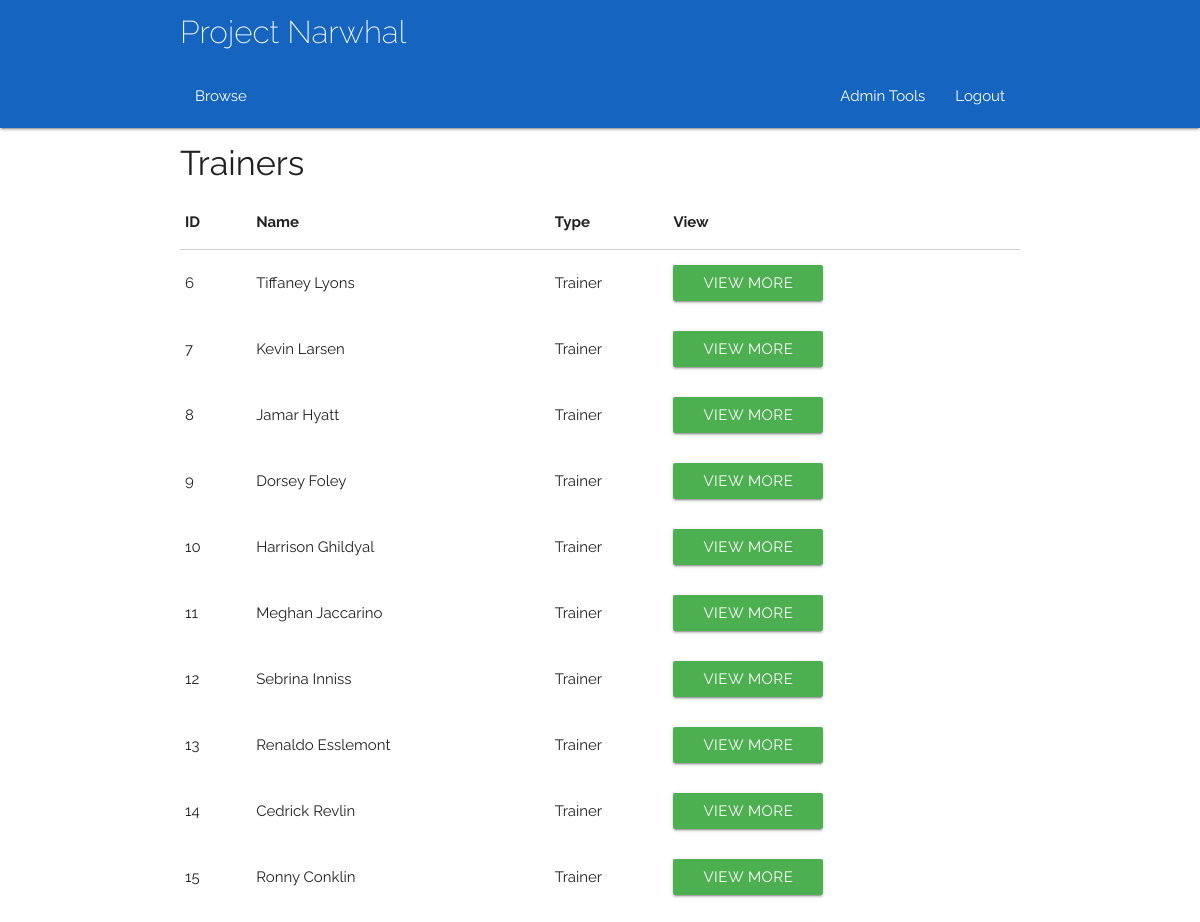
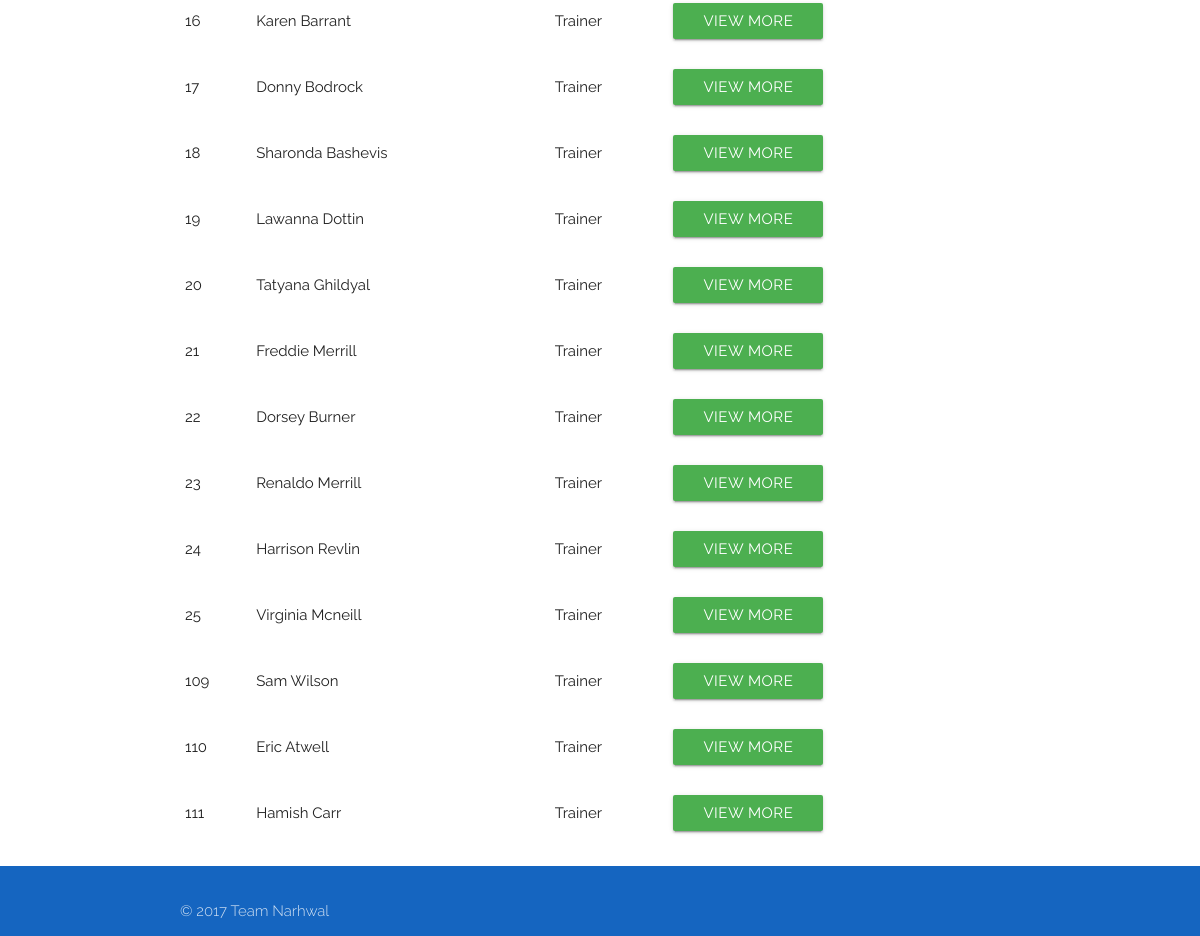
/trainers (signed in), run on the app's committed database (2 pictures, top to bottom).
### app/models.py (models this page shows, shortened)
class User(db.Model):
	__tablename__ = 'User'
	userID = db.Column(db.Integer, primary_key = True)
	name = db.Column(db.String(100))
	username = db.Column(db.String(100))
	email = db.Column(db.String(100))
	password = db.Column(db.String(100))
	type = db.Column(db.String(100))
	__mapper_args__ = {
		'polymorphic_identity': 'base',
		'polymorphic_on': type
	}

class Trainer(User):
	__tablename__ = 'Trainer'
	trainerID = db.Column(db.Integer,db.ForeignKey('User.userID'), primary_key = True)
	address = db.Column(db.String(100))
	phone = db.Column(db.Integer)
	__mapper_args__ = {
		'polymorphic_identity': 'Trainer',
	}

class User(db.Model):
	__tablename__ = 'User'
	userID = db.Column(db.Integer, primary_key = True)
	name = db.Column(db.String(100))
	username = db.Column(db.String(100))
	email = db.Column(db.String(100))
	password = db.Column(db.String(100))
	type = db.Column(db.String(100))
	__mapper_args__ = {
		'polymorphic_identity': 'base',
		'polymorphic_on': type
	}

### app/views.py (the view)
@app.route('/trainers')
@login_required
def trainerList():
    if current_user.type != 'Admin':
        abort(403)
    trainerList = trainers()
    return render_template('trainers.html', title='Trainer List', trainerList=trainerList)

### app/views.py (called while the page is built)
@login_manager.user_loader
def load_user(id):
    return models.User.query.get(id)

### queries.py (called while the page is built)
def listConvert(x):
    if(x.count() == 1):
        x = x[0]
        return x
    else:
        y = []
    for i in x:
        y.append(i)
    return y

def trainers(**kwargs):
    q = models.Trainer.query.filter_by(**kwargs)
    q = listConvert(q)
    return q

### app/templates/trainers.html
{% extends "base.html" %} {% block content %}
<div class="container">
    <h4>Trainers</h4>
    <div class="row">
        <div class="col s12">
            <table id="todo-table" class="responsive-table">
                <thead>
                    <tr>
                        <th>ID</th>
                        <th>Name</th>
                        <th>Type</th>
                        <th>View</th>
                    </tr>
                </thead>
                <tbody>
                    {%- for item in trainerList %}
                    <tr>
                        <td>{{ item.userID }} </td>
                        <td>{{ item.name }}</td>
                        <td>{{ item.type }}</td>
                        <td>
                            <a href="/trainers/{{item.userID}}">
                                <button type="submit" href="/delegates/{{item.userID}}" class="waves-effect waves-light btn green">View More</button></a>
                        </td>
                        <td>
                    </tr>
                    {%- endfor %}
                </tbody>
            </table>
        </div>
    </div>
</div>
{% endblock %}

### app/static/css/style.css (style rules this page uses)
html { font-family: 'Raleway', sans-serif; }
.Site { display: flex; min-height: 100vh; flex-direction: column; }

### data on the page
Trainer: userID "6", name "Tiffaney Lyons", type "Trainer"
Trainer: userID "7", name "Kevin Larsen", type "Trainer"
Trainer: userID "8", name "Jamar Hyatt", type "Trainer"
Trainer: userID "9", name "Dorsey Foley", type "Trainer"
Trainer: userID "10", name "Harrison Ghildyal", type "Trainer"
Trainer: userID "11", name "Meghan Jaccarino", type "Trainer"
Trainer: userID "12", name "Sebrina Inniss", type "Trainer"
Trainer: userID "13", name "Renaldo Esslemont", type "Trainer"
Trainer: userID "14", name "Cedrick Revlin", type "Trainer"
Trainer: userID "15", name "Ronny Conklin", type "Trainer"
Trainer: userID "16", name "Karen Barrant", type "Trainer"
Trainer: userID "17", name "Donny Bodrock", type "Trainer"
Trainer: userID "18", name "Sharonda Bashevis", type "Trainer"
Trainer: userID "19", name "Lawanna Dottin", type "Trainer"
Trainer: userID "20", name "Tatyana Ghildyal", type "Trainer"
Trainer: userID "21", name "Freddie Merrill", type "Trainer"
Trainer: userID "22", name "Dorsey Burner", type "Trainer"
Trainer: userID "23", name "Renaldo Merrill", type "Trainer"
Trainer: userID "24", name "Harrison Revlin", type "Trainer"
Trainer: userID "25", name "Virginia Mcneill", type "Trainer"
Trainer: userID "109", name "Sam Wilson", type "Trainer"
Trainer: userID "110", name "Eric Atwell", type "Trainer"
Trainer: userID "111", name "Hamish Carr", type "Trainer"
